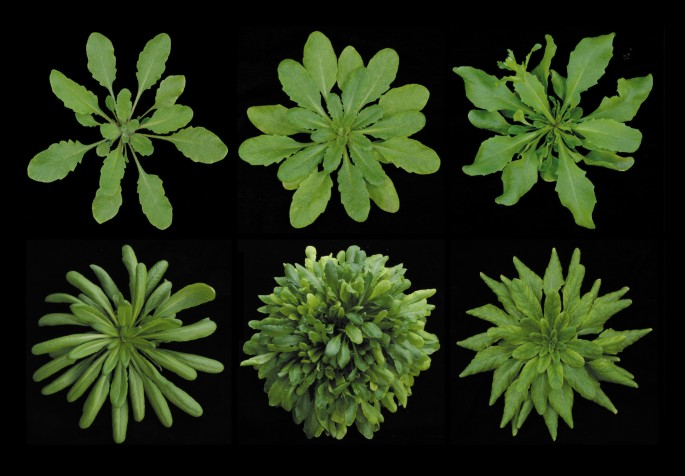
#> input picture plants_images/test_image3.jpg, 685 x 476 px, found by its file name
$ python plantsDetection.py
#> lines starting #> are read from the running program, lines starting #| are printed output that depends on the picture; after the words box and inside, x2 and y2 are one past the last pixel; in counts of white or black regions, pixels touching at a corner belong together
#> further down, frame is the input picture: shape (476, 685, 3); mean B, G, R 21.7, 47.1, 35.5
import cv2
import numpy as np
import yaml
from picamera2 import Picamera2
import picamFunctions as pf
import matplotlib.pyplot as plt


# [23 lines left out: function detect_plants_prototype, not called in this run]

def detect_plants(frame, show = False):
#> called with show = True
    ExG = 2*frame[:, :, 1] - frame[:, :, 0] - frame[:, :, 2] # ExG formula
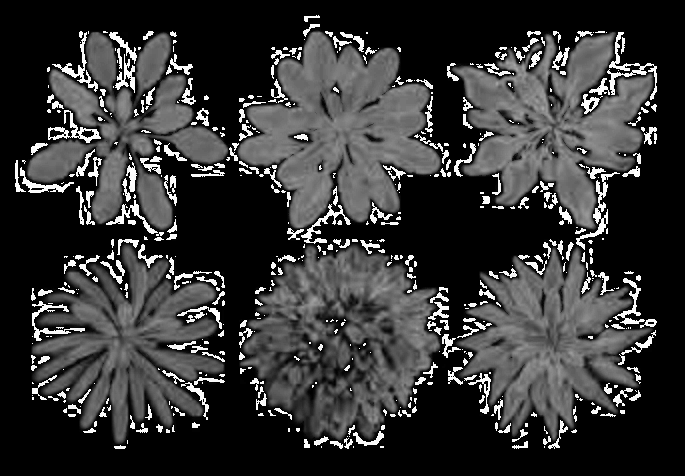
#> ExG: shape (476, 685); min 0, max 255, mean 53.7
    ExG_norm = cv2.normalize(ExG, None, 0, 255, cv2.NORM_MINMAX).astype(np.uint8) # Normalize
    #ExG_norm = cv2.GaussianBlur(ExG_norm, (3,3), 0)
    _, mask = cv2.threshold(ExG_norm, 0, 1, cv2.THRESH_BINARY + cv2.THRESH_OTSU) # Otsu thresholding
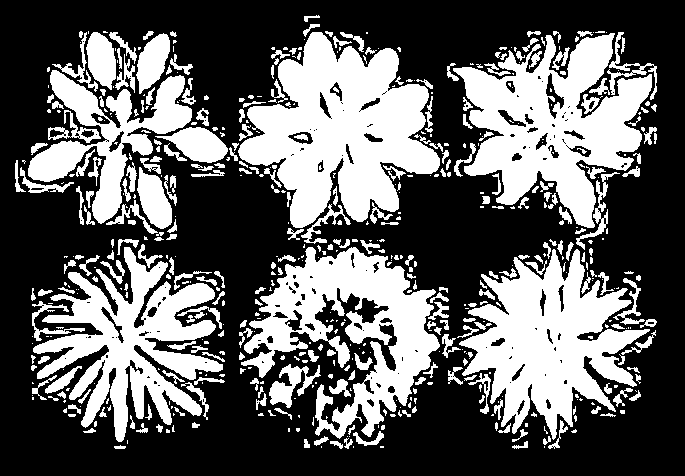
#> mask: shape (476, 685); values 0 (black) and 1 (white), 38.2% white; 583 white regions (307 under 20 px), largest, box (x1, y1, x2, y2) and area: (238, 32, 440, 228) 21755, (453, 33, 652, 228) 18583, (459, 249, 650, 440) 17250
    kernel = np.ones((2,2), np.uint8)  # structuring element

    # Opening = erosion then dilation
    mask = cv2.morphologyEx(mask, cv2.MORPH_OPEN, kernel)
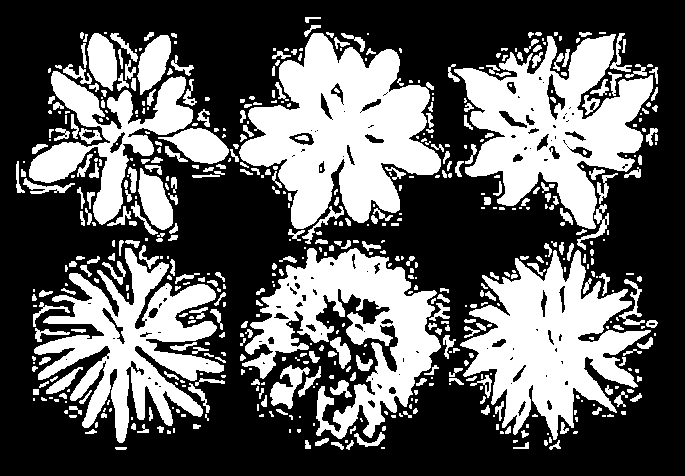
#> mask: shape (476, 685); values 0 (black) and 1 (white), 37.6% white; 587 white regions (277 under 20 px), largest, box (x1, y1, x2, y2) and area: (239, 33, 441, 229) 21749, (454, 34, 653, 229) 18508, (460, 250, 651, 440) 17244

    # Dilation to try to connect disconnected parts
    #mask = cv2.dilate(mask, kernel, iterations=1)

    # Closing = dilation then erosion
    mask = cv2.morphologyEx(mask, cv2.MORPH_CLOSE, kernel)
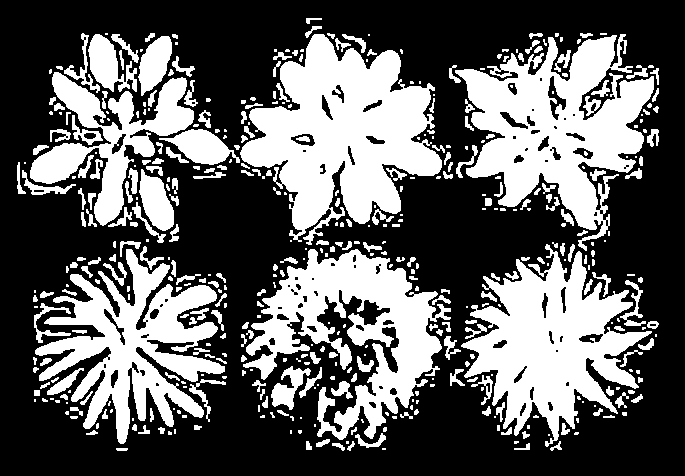
#> mask: shape (476, 685); values 0 (black) and 1 (white), 37.8% white; 462 white regions (210 under 20 px), largest, box (x1, y1, x2, y2) and area: (240, 34, 442, 245) 22486, (455, 34, 654, 251) 19739, (461, 244, 652, 447) 17592

    mask = (mask*255).astype(np.uint8)
#> mask: shape (476, 685); 37.8% white; 462 white regions (210 under 20 px)
    #mask = cv2.bitwise_not(mask)
    contour, _ = cv2.findContours(mask, cv2.RETR_EXTERNAL, cv2.CHAIN_APPROX_SIMPLE)
#> contour = 458 contours, 267 with area under 20; largest, box (x1, y1, x2, y2) and area: (240, 34, 442, 245) 22468, (455, 34, 654, 251) 20004, (461, 244, 652, 447) 17480, (243, 249, 451, 440) 15548, (35, 249, 225, 444) 14199

    mask = cv2.cvtColor(mask, cv2.COLOR_GRAY2BGR)
    centers = np.empty((0, 2), dtype=int)
    rect = np.empty((0, 4), dtype=int) # (x, y) of the top left corner of rectangle. w, h width and height

    for c in contour:
        area = cv2.contourArea(c)
        if area > 3000:  # minimum area threshold in pixels
            perimeter = cv2.arcLength(c, True)
            epsilon = 0.01 * perimeter
            approx = cv2.approxPolyDP(c, 30, True)
            approx_perim = cv2.arcLength(approx, True)
            ratio = perimeter / approx_perim
            if ratio < 5:
                x, y, w, h = cv2.boundingRect(c)
                rect = np.append(rect, [[x, y, w, h]], axis = 0)
                center = np.array([[x + w//2, y + h//2]])
                centers = np.append(centers, center, axis = 0)
                # Testing purposes
                if show == True:
                    cv2.rectangle(mask, (x, y), (x+w, y+h), (0, 0, 255), 3)
                    cv2.drawContours(mask, [c], -1, (255, 0, 0), 3)
                    for center in centers:
                        cv2.circle(mask, tuple(center), radius=5, color=(255, 0, 255), thickness=-1)
#> this loop made 458 passes
#> (area, perimeter, epsilon, approx_perim, ratio, x, y, w) on pass 236: (14199, 2242.6, 22.43, 1614.3, 1.39, 35, 249, 190)
#> (area, perimeter, epsilon, approx_perim, ratio, x, y, w) on passes 235, 242, 406: (15548, 2359.9, 23.6, 1215.6, 1.94, 243, 249, 208), (17479.5, 1633.4, 16.33, 813, 2.01, 461, 244, 191), (7709, 1119.9, 11.2, 711.1, 1.57, 30, 72, 164)
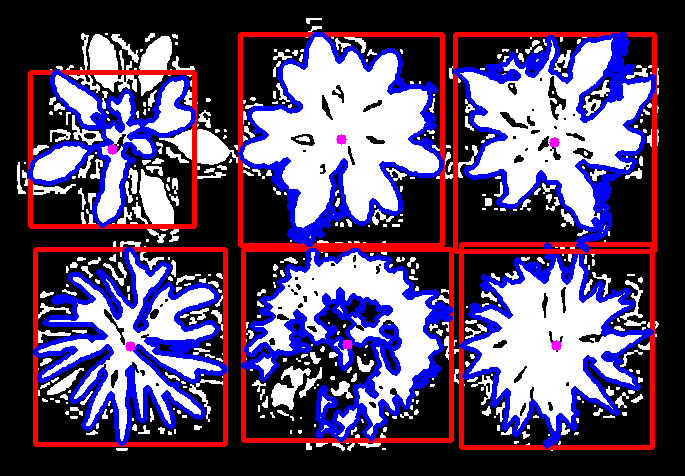
#> mask: shape (476, 685, 3); mean B, G, R 108.7, 74.3, 91.7
#> after the loop, centers = [[347, 344], [130, 346], [556, 345], [112, 149], [554, 142], [341, 139]]; rect = [[243, 249, 208, 191], [35, 249, 190, 195], [461, 244, 191, 203], [30, 72, 164, 154], [455, 34, 199, 217], [240, 34, 202, 211]]

    # Testing purposes
    if show == True:
        while show:
            cv2.imshow("Image", frame)
            cv2.imshow("Mask", mask)  # mask is 0/1, multiply so it's visible

            # Quit with 'q'
            if cv2.waitKey(1) & 0xFF == ord('q'):
#> (key q is pressed here)
                break

    return centers, rect

# [32 lines left out: function bound_rectangles, not called in this run]

if __name__ == "__main__":
    #picam2, mtx, dist = pf.init_camera()


    # Capture frame
    #frame = picam2.capture_array()
    frame = cv2.imread("/home/pi/projects/Project_HAL_Laserpi/plants_images/test_image3.jpg")
    # Undistort using calibration
    #frame = cv2.undistort(frame, mtx, dist, None, mtx)

    # Detect plants
    centers, rect = detect_plants(frame, show = True)

    print("Now printing centers :")
    print(centers)
#| [[347 344]
#|  [130 346]
#|  [556 345]
#|  [112 149]
#|  [554 142]
#|  [341 139]]
    print("Centers printed.")
    print("Now printing rectangles :")
    print(rect)
#| [[243 249 208 191]
#|  [ 35 249 190 195]
#|  [461 244 191 203]
#|  [ 30  72 164 154]
#|  [455  34 199 217]
#|  [240  34 202 211]]
    print("Rectangles printed.")

    #picam2.stop()
    cv2.destroyAllWindows()
